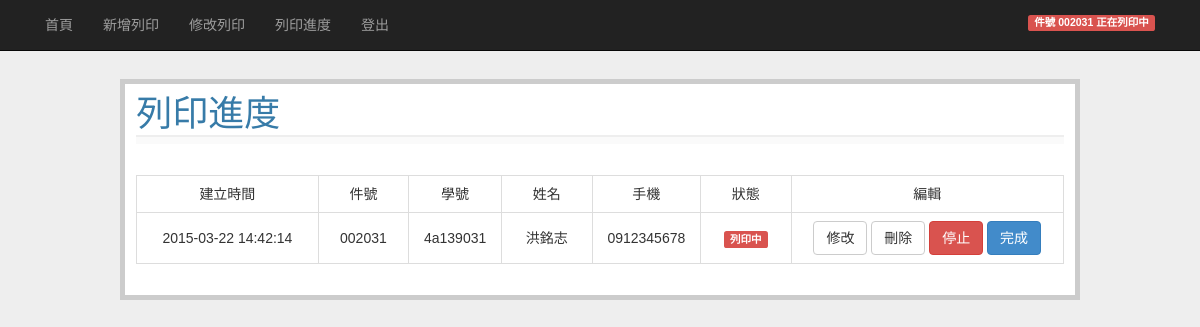
/show_print (signed in), run on an earlier commit of the app's database.
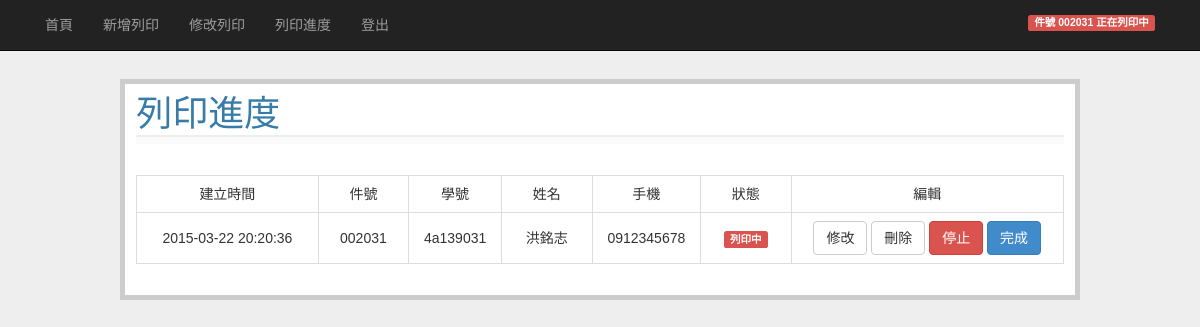
And on a later commit of the database.
### tables this page shows
CREATE TABLE prints (
  id integer primary key autoincrement,
  create_time datetime default (datetime('now','localtime')),
  print_id CHAR(6) UNIQUE not null,
  stu_id CHAR(10) not null,
  name string not null,
  phone CHAR(10) not null,
  status int not null
);

### web_server.py (the view)
@app.route('/show_print')
def show_entries(grbl=0):
    title="列印進度"
    if not session.get('logged_in'):
        cur = g.db.execute('select create_time, print_id, stu_id, status from prints where status<>"4" order by status desc,create_time asc')
        entries = [dict(create_time=row[0],print_id=row[1],stu_id=row[2],status=row[3]) for row in cur.fetchall()]
    else:
        cur = g.db.execute('select create_time, print_id, stu_id, name, phone, status from prints where status<>"4" order by status desc,create_time asc')
        entries = [dict(create_time=row[0],print_id=row[1],stu_id=row[2],name=row[3],phone=row[4],status=row[5]) for row in cur.fetchall()]
    return render_template('show_entries.html', entries=entries,printnow=get_print_now_id(),title=title,grbl=grbl)

### web_server.py (called while the page is built)
def connect_db():
    return sqlite3.connect(app.config['DATABASE'])

def get_print_now_id():
    pt = g.db.execute('select print_id from prints where status=3')
    printnow=pt.fetchall()
    return printnow[0][0] if printnow else None

@app.before_request
def before_request():
    g.db = connect_db()

@app.teardown_request
def teardown_request(exception):
    db = getattr(g, 'db', None)
    if db is not None:
        db.close()

### templates/show_entries.html (shortened to what this page needs)
{% extends "layout.html" %}
{% block input %}
<br>
<table id="status" class="table table-bordered text-center">
  <tr>
    <td class="col-md-2">建立時間</td>
    <td class="col-md-1">件號</td>
    {% if session.logged_in %}
    <td class="col-md-1">學號</td>
    <td class="col-md-1">姓名</td>
    <td class="col-md-1">手機</td>
    {% endif %}
    <td class="col-md-1">狀態</td>
    {% if session.logged_in %}
    <td class="col-md-3">編輯</td>
    {% endif %}
  </tr>
{% for entry in entries %}
    <tr>
      <td Style="vertical-align:middle; height: auto;">{{ entry.create_time }}</td>
      <td Style="vertical-align:middle; height: auto;">{{ entry.print_id }}</td>
      {% if session.logged_in %}
      <td Style="vertical-align:middle; height: auto;">{{ entry.stu_id }}</td>
      <td Style="vertical-align:middle; height: auto;">{{ entry.name }}</td>
      <td Style="vertical-align:middle; height: auto;">{{ entry.phone }}</td>
      {% endif %}
      <td Style="vertical-align:middle; height: auto;">
        <span class="label
        {% if entry.status==1 %}
           label-default ">排隊中</span>
        {% elif entry.status==3 %}
           label-danger">列印中</span>
        {% elif entry.status==2 %}
           label-success">待領取</span>
        {% elif entry.status==0 %}
           label-default">Creating</span>
        {% endif %}
      </td>
      {% if session.logged_in %}
      <td>
          <form action="{{ url_for('manage_entry') }}" method=post>
            <input type="submit" class="btn btn-default" name="submit" value="修改">
            <input type="submit" class="btn btn-default" name="submit" value="刪除">
            {% if entry.status == 1 %}
            <input type="submit" class="btn btn-default" name="submit" value="列印">
            {% elif entry.status == 0 %}
            <input type="submit" class="btn btn-default" name="submit" value="Wait" disabled>
            {% elif entry.status == 3 %}
            <input type="submit" class="btn btn-danger" name="submit" value="停止">
            <a href="{{ url_for('print_done') }}" class="btn btn-primary ">完成</a>
            {% elif entry.status == 2 %}
            <input type="submit" class="btn btn-success" name="submit" value="領取">
            {% endif %}
          </form>
      </td>
      {% endif %}
    </tr>
{% else %}
<tr>
  <td colspan='7'><em>尚未有任何列印佇列。</em></td>
</tr>
{% endfor %}
</table>
{% endblock %}

### templates/layout.html (shortened to what this page needs)
<!doctype html>
<head>
  <link href="{{ url_for('static', filename='css/bootstrap.css') }}" rel="stylesheet" media="screen">
  <link rel=stylesheet type=text/css href="{{ url_for('static', filename='style.css') }}">
</head>
<body>
  <nav class="navbar navbar-default navbar-static-top navbar-inverse" role="navigation">
    <div class="container">
      <span>
      <ul class="nav navbar-nav">
          <li><a href="{{ url_for('show_index') }}">首頁</a></li>
          <li><a href="{{ url_for('add_entry') }}">新增列印</a></li>
          <li><a href="{{ url_for('search_entry') }}">修改列印</a></li>
          <li><a href="{{ url_for('show_entries') }}">列印進度</a></li>
          <li>
            {% if not session.logged_in %}
              <a href="{{ url_for('login') }}">登入</a>
            {% else %}
              <a href="{{ url_for('logout') }}">登出</a>
            {% endif %}
          </li>
      </ul>
      </span>
      {% if printnow!=None %}
      <span class="label label-danger status-r-margin pull-right">  件號 {{ printnow }} 正在列印中</span>
      {% else %}
      <span class="label label-success status-r-margin pull-right">機器待命中</span>
      {% endif %}
    </div>
  </nav>
  <div class="row page">
    <h1>{{ title }}</h1>
    <div class=metanav>
    </div>
    {% block input %}{% endblock %}
  </div>
</body>

### static/style.css (style rules this page uses)
body { font-family: sans-serif; background: #eee; }
a, h1, h2 { color: #377ba8; }
h1, h2 { font-family: 'Georgia', serif; margin: 0; }
h1 { border-bottom: 2px solid #eee; }
.page { margin: 2em auto; width: 80%; border: 5px solid #ccc; padding: 0.8em; background: white; }
.metanav { text-align: right; font-size: 0.8em; padding: 0.3em; margin-bottom: 1em; background: #fafafa; }
.status-r-margin { margin: 15px; }

What changed in the data, as far as the page shows it:
removed prints: print "002031", create_time "2015-03-22 14:42:14", print_id "002031", stu_id "4a139031", name "洪銘志", phone "0912345678", status "列印中"
added prints: print "002031", create_time "2015-03-22 20:20:36", print_id "002031", stu_id "4a139031", name "洪銘志", phone "0912345678", status "列印中"
